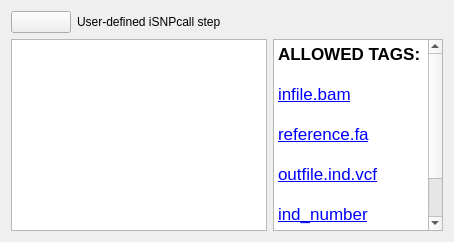
                    <widget class="QWidget" name="text_page">
                     <layout class="QVBoxLayout" name="verticalLayout_33">
                      <item>
                       <layout class="QHBoxLayout" name="horizontalLayout_68">
                        <item>
                         <widget class="QPushButton" name="pushButton_user_iSNPcall_BigScreen_close">
                          <property name="maximumSize">
                           <size>
                            <width>60</width>
                            <height>60</height>
                           </size>
                          </property>
                          <property name="toolTip">
                           <string>&lt;html&gt;&lt;head/&gt;&lt;body&gt;&lt;p&gt;Close&lt;/p&gt;&lt;/body&gt;&lt;/html&gt;</string>
                          </property>
                          <property name="text">
                           <string/>
                          </property>
                         </widget>
                        </item>
                        <item>
                         <widget class="QLabel" name="label_40">
                          <property name="text">
                           <string>User-defined iSNPcall step</string>
                          </property>
                         </widget>
                        </item>
                       </layout>
                      </item>
                      <item>
                       <layout class="QHBoxLayout" name="horizontalLayout_19">
                        <item>
                         <widget class="QPlainTextEdit" name="plainTextEdit_user_iSNPcall_bigScreen"/>
                        </item>
                        <item>
                         <widget class="QTextEdit" name="textEdit_user_BigScreen_tags_iSNPcall">
                          <property name="maximumSize">
                           <size>
                            <width>170</width>
                            <height>16777215</height>
                           </size>
                          </property>
                          <property name="html">
                           <string>&lt;!DOCTYPE HTML PUBLIC &quot;-//W3C//DTD HTML 4.0//EN&quot; &quot;http://www.w3.org/TR/REC-html40/strict.dtd&quot;&gt;
&lt;html&gt;&lt;head&gt;&lt;meta name=&quot;qrichtext&quot; content=&quot;1&quot; /&gt;&lt;style type=&quot;text/css&quot;&gt;
p, li { white-space: pre-wrap; }
&lt;/style&gt;&lt;/head&gt;&lt;body style=&quot; font-family:'Lucida Grande'; font-size:13pt; font-weight:400; font-style:normal;&quot;&gt;
&lt;p style=&quot; margin-top:0px; margin-bottom:0px; margin-left:0px; margin-right:0px; -qt-block-indent:0; text-indent:0px;&quot;&gt;&lt;span style=&quot; font-weight:600;&quot;&gt;ALLOWED TAGS:&lt;/span&gt;&lt;/p&gt;
&lt;p style=&quot;-qt-paragraph-type:empty; margin-top:0px; margin-bottom:0px; margin-left:0px; margin-right:0px; -qt-block-indent:0; text-indent:0px; font-weight:600;&quot;&gt;&lt;br /&gt;&lt;/p&gt;
&lt;p style=&quot; margin-top:0px; margin-bottom:0px; margin-left:0px; margin-right:0px; -qt-block-indent:0; text-indent:0px;&quot;&gt;&lt;span style=&quot; text-decoration: underline; color:#0000ff;&quot;&gt;infile.bam&lt;/span&gt;&lt;/p&gt;
&lt;p style=&quot;-qt-paragraph-type:empty; margin-top:0px; margin-bottom:0px; margin-left:0px; margin-right:0px; -qt-block-indent:0; text-indent:0px;&quot;&gt;&lt;br /&gt;&lt;/p&gt;
&lt;p style=&quot; margin-top:0px; margin-bottom:0px; margin-left:0px; margin-right:0px; -qt-block-indent:0; text-indent:0px;&quot;&gt;&lt;span style=&quot; text-decoration: underline; color:#0000ff;&quot;&gt;reference.fa&lt;/span&gt;&lt;/p&gt;
&lt;p style=&quot;-qt-paragraph-type:empty; margin-top:0px; margin-bottom:0px; margin-left:0px; margin-right:0px; -qt-block-indent:0; text-indent:0px;&quot;&gt;&lt;br /&gt;&lt;/p&gt;
&lt;p style=&quot; margin-top:0px; margin-bottom:0px; margin-left:0px; margin-right:0px; -qt-block-indent:0; text-indent:0px;&quot;&gt;&lt;span style=&quot; text-decoration: underline; color:#0000ff;&quot;&gt;outfile.ind.vcf&lt;/span&gt;&lt;/p&gt;
&lt;p style=&quot;-qt-paragraph-type:empty; margin-top:0px; margin-bottom:0px; margin-left:0px; margin-right:0px; -qt-block-indent:0; text-indent:0px;&quot;&gt;&lt;br /&gt;&lt;/p&gt;
&lt;p style=&quot; margin-top:0px; margin-bottom:0px; margin-left:0px; margin-right:0px; -qt-block-indent:0; text-indent:0px;&quot;&gt;&lt;span style=&quot; text-decoration: underline; color:#0000ff;&quot;&gt;ind_number&lt;/span&gt;&lt;/p&gt;
&lt;p style=&quot;-qt-paragraph-type:empty; margin-top:0px; margin-bottom:0px; margin-left:0px; margin-right:0px; -qt-block-indent:0; text-indent:0px;&quot;&gt;&lt;br /&gt;&lt;/p&gt;
&lt;p style=&quot; margin-top:0px; margin-bottom:0px; margin-left:0px; margin-right:0px; -qt-block-indent:0; text-indent:0px;&quot;&gt;&lt;span style=&quot; text-decoration: underline; color:#0000ff;&quot;&gt;tempfile&lt;/span&gt;&lt;/p&gt;
&lt;p style=&quot;-qt-paragraph-type:empty; margin-top:0px; margin-bottom:0px; margin-left:0px; margin-right:0px; -qt-block-indent:0; text-indent:0px;&quot;&gt;&lt;br /&gt;&lt;/p&gt;&lt;/body&gt;&lt;/html&gt;</string>
                          </property>
                          <property name="textInteractionFlags">
                           <set>Qt::TextSelectableByKeyboard|Qt::TextSelectableByMouse</set>
                          </property>
                         </widget>
                        </item>
                       </layout>
                      </item>
                     </layout>
                    </widget>
